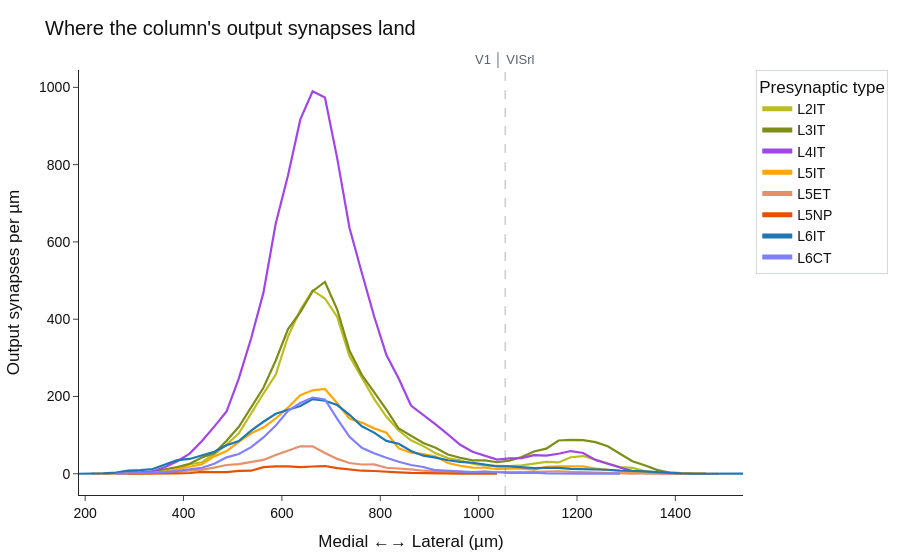

Notebook cell for this chart:
### Markdown cell above
## 06 — Interareal connections

### Column axons that reach a higher visual area

![](figures/block06a_reach_fan.png){fig-alt="Column axons crossing from VISp
into VISrl, coloured by cell type, with a density of output synapses along the
medial-lateral axis beneath."}

The volume spans the V1 border, so a column axon that projects to a higher
visual area can be followed into it. Grey is cable that stays in V1; coloured
cable has crossed the boundary at 1,054 µm into VISrl.

Beneath, the same cells' output synapses as a density along the
medial–lateral axis. The distal bump is not a shoulder of the local peak: it
is a patch, 132 µm past the boundary, and 85% of the distal output falls
within 225 µm of it.

::: {.aside-note}
**"Retinotopically matched" is approximate as measured from the in vivo retinotopic sign-mapping.** The
precise position of that patch is drawn by this figure as the natural reading of the axon projections.
:::

### How far the output goes, by type

The density curve above, split by the source cell's type. **Click a type in
the legend to hide it.**

### Code cell
#| echo: false
#| label: fig-reach
#| fig-cap: "Output synapses per micrometre along the medial–lateral axis, by presynaptic type. The dashed line is the V1/VISrl boundary; everything to its right is interareal."
#| code-summary: "Code: interactive reach density"
boundary = reach_meta["boundary_um"]

fig = go.Figure()
for group in [g for g in ORDER if g in set(density.group)]:
    part = density[density.group == group].sort_values("um_x")
    fig.add_trace(go.Scatter(
        x=part.um_x, y=part.per_um,
        mode="lines", name=f"{SHOWN.get(group, group)}",
        line=dict(color=COLOUR.get(group, "#777777"), width=2.2),
        customdata=part.synapses,
        hovertemplate=("<b>%{fullData.name}</b><br>"
                       "%{x:.0f} µm<br>%{y:.1f} synapses/µm<br>"
                       "%{customdata:,} in this 25 µm bin<extra></extra>")))

fig.add_vline(x=boundary, line=dict(color="#5B6368", width=1.6, dash="dash"))
fig.add_annotation(x=boundary, y=1.0, yref="paper", yanchor="bottom",
                   text="V1 │ VISrl", showarrow=False,
                   font=dict(size=13, color="#5B6368"))

fig.update_layout(**layout(
    height=560,
    title="Where the column's output synapses land",
    xaxis_title="Medial ←→ Lateral (µm)",
    yaxis_title="Output synapses per µm",
    hovermode="x unified",
    legend=dict(title="Presynaptic type", y=1, x=1.02),
))
fig.show(config=CONFIG)
